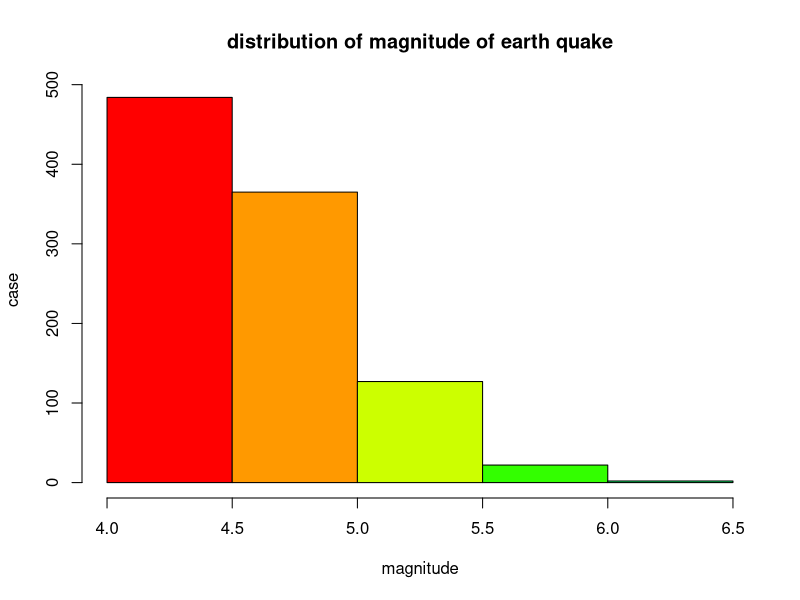
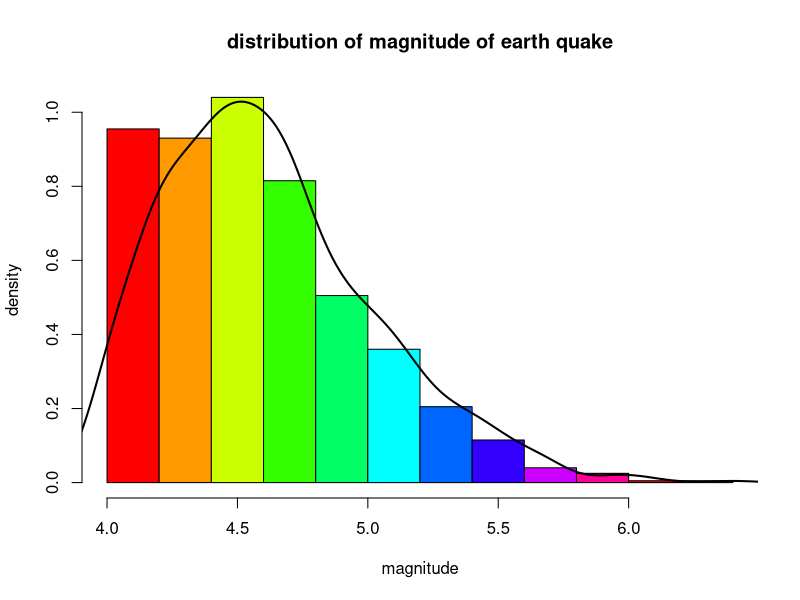

The R script that drew these images, in order:
quakes

mag = quakes$mag

hist(mag, main = "distribution of magnitude of earth quake", 
     xlab = "magnitude", ylab = "case",
     col = rainbow(10), breaks=seq(4, 6.5, by=0.5))#구간 설정


hist(mag, main = "distribution of magnitude of earth quake", 
     xlab = "magnitude", ylab = "density",
     col = rainbow(10), freq = FALSE) #freq : 확률 밀도 

#확률밀도곡선
lines(density(mag), lwd=2) #lwd : 선의 너비
